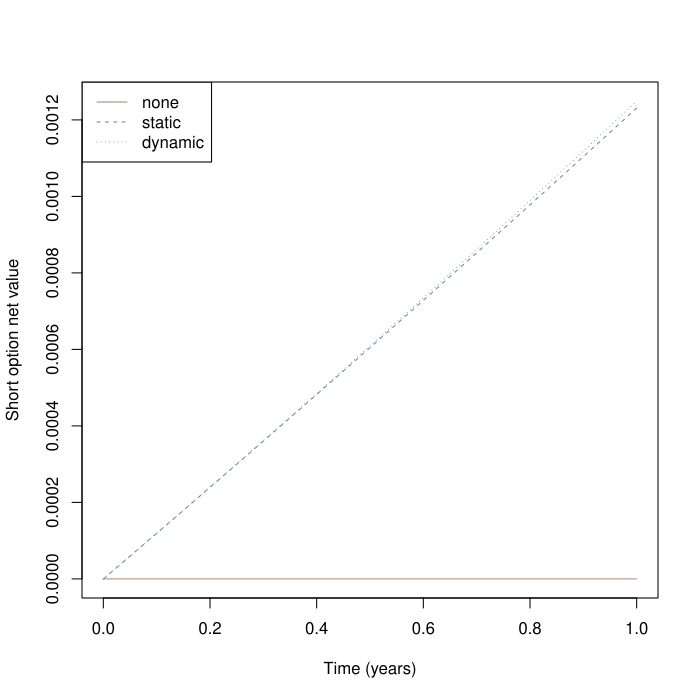

Reproduce this figure in R.
pdf('tests/bs-round3/case-7-full.pdf')
# 一份教学欧式期权对应一单位标的；卖出一份，非真实市场预测
# [parameters] 定价与路径波动率一致；允许卖空、分数持仓，无交易成本
S0 <- 70; K <- 100; T <- 1; r <- 0.05; q <- 0.03; sigma <- 0
N <- 60; interval <- 1; seed <- 2027; type <- "P"
# [validation] 与网页使用同一教学域；不截断超域价格
stopifnot(all(is.finite(c(S0,K,T,r,q,sigma,N,interval,seed))), S0>=.01, S0<=1e5, K>=.01, K<=1e5,
          T>0, T<=10, r >= -0.1, r<=.3, q>=0, q<=1, sigma>=0, sigma<=2,
          N>=1, N<=504, N==floor(N), interval>=1, interval<=504, interval==floor(interval),
          seed>=0, seed<=2147483646, seed==floor(seed), type %in% c("C","P"))
# [delta] 带连续股息的 BS 价格、Delta；到期直接使用支付函数
option <- function(S, tau) {
  if(tau==0) return(c(price=if(type=="C") max(S-K,0) else max(K-S,0), delta=NA_real_, gamma=NA_real_))
  A <- S*exp(-q*tau); D <- K*exp(-r*tau)
  if(sigma==0) {
    if(A==D) stop("Zero volatility kink: Delta is not unique")
    d <- as.numeric(A>D)
    return(c(price=if(type=="C") max(A-D,0) else max(D-A,0), delta=exp(-q*tau)*(d-if(type=="P") 1 else 0), gamma=0))
  }
  d1 <- (log(S/K)+(r-q+sigma^2/2)*tau)/(sigma*sqrt(tau)); d2 <- d1-sigma*sqrt(tau)
  price <- if(type=="C") max(0,A-D,A*pnorm(d1)-D*pnorm(d2)) else max(0,D-A,D*pnorm(-d2)-A*pnorm(-d1))
  delta <- exp(-q*tau)*(pnorm(d1)-if(type=="P") 1 else 0)
  c(price=price, delta=delta, gamma=exp(-q*tau)*dnorm(d1)/(S*sigma*sqrt(tau)))
}
# [path] Park-Miller + Box-Muller，与网页相同的可复现教学随机数
normal_draws <- function(seed, n) {
  state <- seed %% 2147483646 + 1
  uniform <- function() { state <<- (state*16807) %% 2147483647; state/2147483647 }
  vapply(seq_len(n), function(i) sqrt(-2*log(uniform()))*cos(2*pi*uniform()), numeric(1))
}
dt <- T/N
Z <- normal_draws(seed,N)
spots <- numeric(N+1); spots[1] <- S0
for(i in seq_len(N)) spots[i+1] <- spots[i]*exp((r-q-sigma^2/2)*dt+sigma*sqrt(dt)*Z[i])
stopifnot(length(spots)==N+1, spots[1]==S0, all(is.finite(spots)), all(spots>=.01 & spots<=1e5))
# [time] 期末tau严格为0；三种策略共享同一条路径与同一权利金
values <- t(vapply(0:N,function(i) option(spots[i+1], T*(N-i)/N), numeric(3)))
premium <- values[1,"price"]
run_strategy <- function(strategy) {
  # [initial] 权利金支付股票成本，余款为现金；允许负现金（借款）
  holding <- if(strategy=="none") 0 else values[1,"delta"]
  cash <- premium-holding*S0
  rows <- data.frame(i=0,t=0,tau=T,S=S0,price=premium,delta=values[1,"delta"],gamma=values[1,"gamma"],
    oldHolding=0,holding=holding,quantity=holding,cashBefore=premium,interest=0,dividend=0,
    tradeCash=-holding*S0,cash=cash,net=holding*S0+cash-premium,netDelta=holding-values[1,"delta"],rebalance=FALSE,settlement=0)
  for(i in seq_len(N)) {
    # [interest] 先按连续复利更新现金账户，负现金承担利息
    oldHolding <- holding; interest <- cash*expm1(r*dt)
    # [dividend] 左端点矩形近似，股息期末入账；空头为支出，不额外复利
    dividend <- oldHolding*q*spots[i]*dt
    cashBefore <- cash+interest+dividend
    # [trade] 仅动态策略在约定时点调仓；到期不再构造Delta
    rebalance <- strategy=="dynamic" && i<N && i %% interval==0
    if(rebalance) holding <- values[i+1,"delta"]
    quantity <- holding-oldHolding
    tradeCash <- -quantity*spots[i+1]
    cash <- cashBefore+tradeCash
    # [net] 卖方组合：股票+现金-期权负债；终点price为真实支付
    net <- holding*spots[i+1]+cash-values[i+1,"price"]
    rows <- rbind(rows,data.frame(i=i,t=i*dt,tau=T*(N-i)/N,S=spots[i+1],price=values[i+1,"price"],
      delta=values[i+1,"delta"],gamma=values[i+1,"gamma"],oldHolding=oldHolding,holding=holding,quantity=quantity,
      cashBefore=cashBefore,interest=interest,dividend=dividend,tradeCash=tradeCash,cash=cash,net=net,
      netDelta=if(i==N) NA_real_ else holding-values[i+1,"delta"],rebalance=rebalance,settlement=0))
  }
  rows
}
results <- lapply(c("none","static","dynamic"),run_strategy)
names(results) <- c("none","static","dynamic")
errors <- vapply(results,function(x) tail(x$net,1),numeric(1))
# [settle] 终点表格为清算前账户；卖出所有股票并支付期权后，现金等于净误差
settlement <- lapply(results,function(x) {
  last <- x[nrow(x),]; c(stockLiquidation=last$holding*last$S, optionPayment=-last$price,
    cashBefore=last$cash, finalCash=last$cash+last$holding*last$S-last$price, finalHolding=0)
})
print(errors, digits=12)
print(tail(results$dynamic,3), digits=10)
# [validation] 逐期对账与自融资验证
for(x in results) {
  stopifnot(abs(x$net[1])<1e-8)
  stopifnot(max(abs(x$cash-x$cashBefore-x$tradeCash))<1e-7)
  stopifnot(max(abs(x$net-(x$holding*x$S+x$cash-x$price)))<1e-7)
  stopifnot(max(abs(diff(x$cash)-x$interest[-1]-x$dividend[-1]-x$tradeCash[-1]))<1e-7)
}
# [plot] 相同路径上的三策略；单条路径误差不保证随调仓频率单调改善
matplot((0:N)*dt,do.call(cbind,lapply(results,function(x) x$net)),type="l",lty=1:3,
        col=c("#a98773","#6689a8","#659b8a"),xlab="Time (years)",ylab="Short option net value")
legend("topleft",legend=names(results),lty=1:3,col=c("#a98773","#6689a8","#659b8a"))
# RStudio实践：保持N、seed与其他参数不变，只修改interval后整段重跑。
# 比较errors和逐期账户；更频繁调仓不保证本路径误差单调下降或盈利。

for(k in names(results)) write.table(results[[k]],file=paste0('tests/bs-round3/case-7-full-',k,'.csv'),row.names=FALSE,quote=FALSE,sep=',',na='NA')
dev.off()
